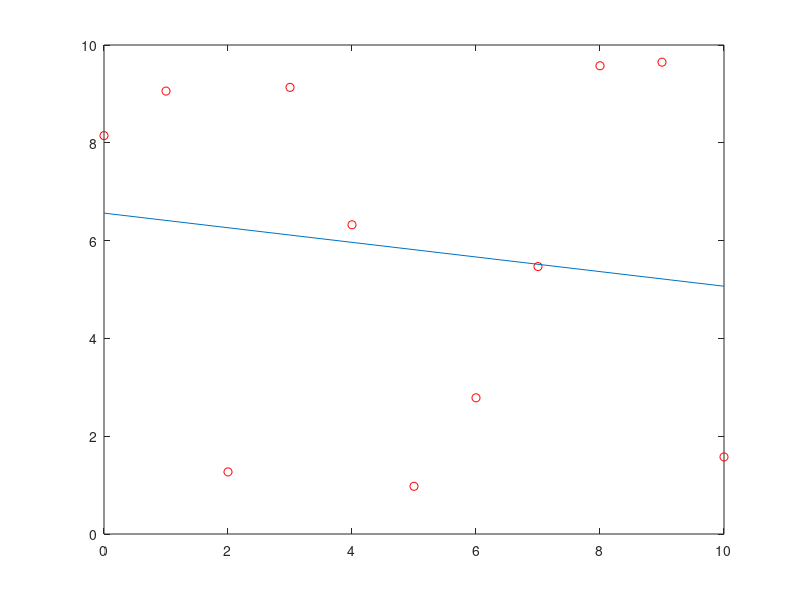

The MATLAB source for this figure:
clc; clear; close all;

x = [0:1:10];
y = [8.14723686393179	9.05791937075619	1.26986816293506	9.13375856139019	6.32359246225410	0.975404049994095	2.78498218867048	5.46881519204984	9.57506835434298	9.64888535199277	1.57613081677548]
n = length(x);
plot(x,y,'ro');
hold on;
for i = 1 : n
    axiyi(i)=x(i)*y(i);
    axi2(i)=(x(i)).^2;
    axy = sum(axiyi);
    ax2 = sum(axi2);
end

a1=(n*axy-sum(x)*sum(y))/(n*ax2-(sum(x))^2);
a2=(ax2*sum(y)-sum(x)*axy)/(n*ax2-(sum(x))^2);

X=[0:1:10];

Y=a1*x+a2;
plot(x,Y);
for i = 1 : n 
    S(i) = (a1 + a2*x(i)-y(i));
    Sn = sum (S);
end

%[Coeff, Qpoly] = polyfit(x, y ,1);
%Ypoly = polyval(Coeff, x);
%plot(x, Ypoly);

%[dModel, Qfit] = fit(x',y','poly1');
%dFit = dModel(x);
%plot(x,dFit)
